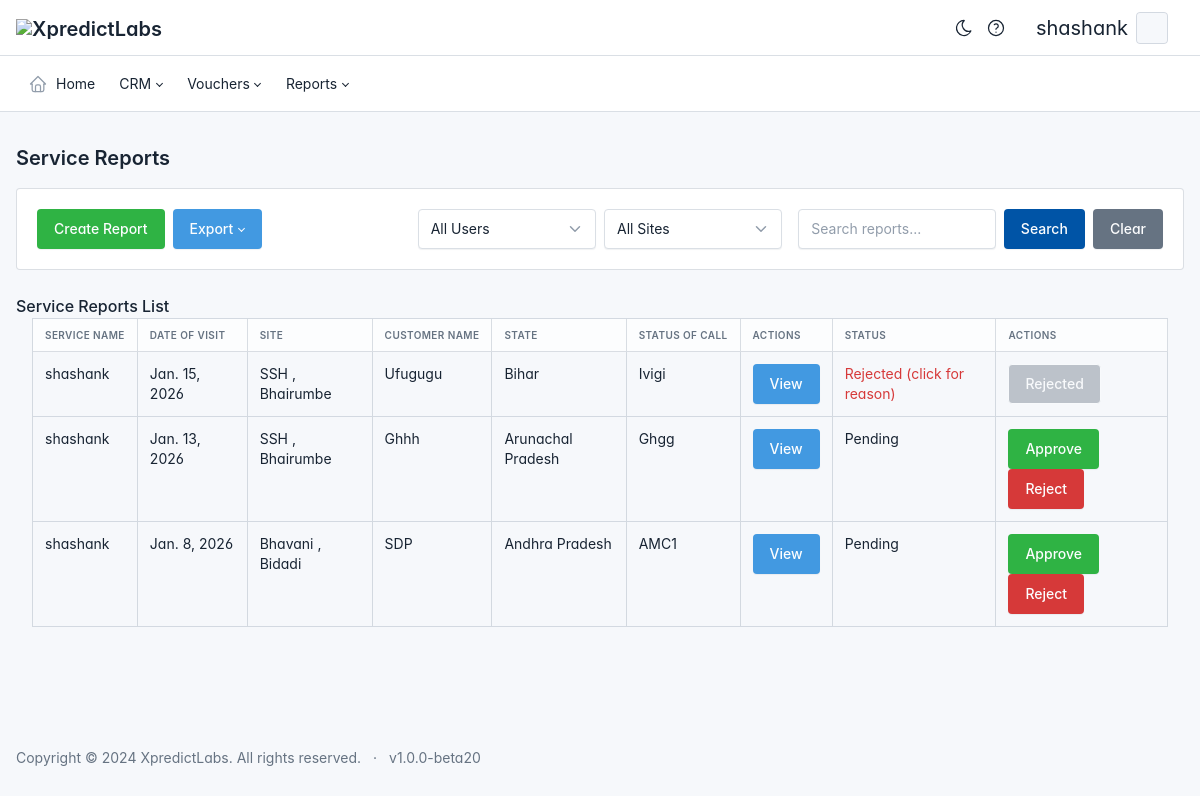
Page /servicereport/ (signed in) on the committed database.
### app/models.py (models this page shows, shortened)
class UserProfile(models.Model):
    user = models.OneToOneField(User, on_delete=models.CASCADE)
    employee_id = models.CharField(max_length=10, unique=True, editable=False)
    zone = models.ForeignKey(Zone, on_delete=models.SET_NULL, null=True, blank=True, default=None)
    groups = models.ManyToManyField(Group, blank=True)
    email = models.EmailField(unique=True)  # Ensure unique email
    contact_number = models.CharField(max_length=15, default="0000000000")
    date_of_birth = models.DateField(default="2000-01-01")
    division = models.ForeignKey(Division, on_delete=models.SET_NULL, null=True, blank=True, default=None)
    target= models.ForeignKey(Target, on_delete=models.SET_NULL, null=True, blank=True)
    profile_picture = models.ImageField(upload_to="profile_pics/", default="profile_pics/default.jpg")

class CoreModule(models.Model):
    name = models.CharField(max_length=100, unique=True)  # Module name (e.g., "CRM")
    description = models.TextField(blank=True, null=True)  # Optional description
    is_active = models.BooleanField(default=True)  # Globally enable or disable this module
    slug = models.SlugField(unique=True, blank=True, null=True)  # Slug field for URL

### apage/models.py (models this page shows, shortened)
class ServiceReport(models.Model):
    service_name = models.CharField(max_length=255)
    date_of_visit = models.DateField(validators=[no_future_dates], null=True, blank=True)
    zone = models.ForeignKey(Zone, on_delete=models.SET_NULL, null=True, blank=True, related_name='service_reports')
    site = models.ForeignKey(Site, on_delete=models.SET_NULL, null=True, blank=True, related_name='service_reports')
    phone_no = models.CharField(max_length=15, null=True, blank=True)
    reason_of_visit = models.CharField(max_length=255, null=True, blank=True)
    in_time = models.TimeField(null=True, blank=True)
    out_time = models.TimeField(null=True, blank=True)
    other_remarks = models.TextField(blank=True, null=True, help_text="Store all other remarks concatenated.")
    spares_details = models.TextField(blank=True, null=True, help_text="Concatenated spares details")
    service_person_signature = models.TextField(blank=True, null=True, help_text="Base64-encoded signature of the service person.")
    service_person_name = models.CharField(max_length=255, blank=True, null=True, help_text="Name of the service person.")
    client_signature = models.TextField(blank=True, null=True, help_text="Base64-encoded signature of the client.")
    client_name = models.CharField(max_length=255, blank=True, null=True, help_text="Name of the client.")
    created_by = models.ForeignKey(User,on_delete=models.SET_NULL,null=True,blank=True)
    created_date = models.DateField(default=timezone.now)
    customer_name = models.CharField(max_length=255, null=True, blank=True)
    contact_number = models.CharField(max_length=15, null=True, blank=True)
    location = models.CharField(max_length=255, null=True, blank=True)
    state = models.ForeignKey(State, on_delete=models.SET_NULL, null=True)
    date_of_complaint = models.DateField(null=True, blank=True)
    status_of_call = models.CharField(max_length=100, null=True, blank=True)
    electronic_items = models.ManyToManyField(ElectronicItem, through='ElectronicItemStatus')
    electronic_panels = models.ManyToManyField(ElectronicPanel, through='ElectronicPanelStatus')
    chemical_items = models.ManyToManyField(ChemicalItem, through='ChemicalItemStatus')
    pumps = models.ManyToManyField(Pump, through='PumpStatus')
    miscellaneous_items = models.ManyToManyField(MiscellaneousItem, through='MiscellaneousItemStatus')
    wastewater_parameters = models.ManyToManyField(WastewaterParameter, through='WastewaterParameterStatus')
    client_signed = models.BooleanField(default=False)  # ✅ NEW
    client_remark = models.TextField(blank=True, null=True, help_text="Remarks given by the client while signing.")
    is_draft = models.BooleanField(default=False)
    STATUS_CHOICES = [
        ('pending', 'Pending'),
        ('approved', 'Approved'),
        ('rejected', 'Rejected'),
    ]
    rejection_reason = models.TextField(blank=True, null=True)
    status = models.CharField(
        max_length=20,
        choices=STATUS_CHOICES,
        default='pending',
    )
    class Meta:
        verbose_name = 'Service Report'
        verbose_name_plural = 'Service Reports'

class Site(models.Model):
    name = models.CharField(max_length=100)
    zone = models.ForeignKey(Zone, on_delete=models.CASCADE , null=True, blank=True)
    def __str__(self):
        return self.name

class State(models.Model):
    name = models.CharField(max_length=255, unique=True)

### apage/views.py (the view, shortened to what this page needs)
# urls.py: path('servicereport/', views.servicereport, name='servicereport'),  # Match to this URL
@login_required
def servicereport(request):
    search_query = request.GET.get('search', '')
    user_filter = request.GET.get('user', '')
    site_filter = request.GET.get('site', '')
    user = request.user
    user_role = user.groups.first().name if user.groups.first() else None
    if user_role == 'Admin':
        service_reports = ServiceReport.objects.all()
    else:
        service_reports = ServiceReport.objects.filter(created_by=user)
    if user_filter and user_role == 'Admin':
        service_reports = service_reports.filter(created_by__id=user_filter)
    if site_filter:
        service_reports = service_reports.filter(site__id=site_filter)
    service_reports = service_reports.order_by('-date_of_visit')
    context = {
        'service_reports': service_reports,
        'search_query': search_query,
        'selected_user': user_filter,
        'selected_site': site_filter,
        'user_role': user_role,
        'users': User.objects.all() if user_role == 'Admin' else [],
        'sites': Site.objects.all(),
    }
    return render(request, 'apage/servicereport_viewing.html', context)

### templates/apage/servicereport_viewing.html (shortened to what this page needs)
{% extends "base.html" %}
{% block content %}
<div class="container-fluid mt-5">
    <h2>Service Reports</h2>
    <div class="row row-cards mb-4">
      <div class="col-12">
        <div class="card">
          <div class="card-body">
            <form action="{% url 'servicereport' %}" method="GET" class="row g-3 align-items-center">
              <div class="col-lg-4 col-md-12 d-flex align-items-center gap-2">
                <a href="{% url 'service_report_new' %}" class="btn btn-success">
                  Create Report
                </a>
                <div class="dropdown">
                  <button class="btn btn-info dropdown-toggle" type="button" data-bs-toggle="dropdown">
                    Export
                  </button>
                </div>
              </div>
              <div class="col-lg-4 col-md-12 d-flex gap-2">
                {% if user_role == 'Admin' %}
                <select name="user" class="form-select">
                  <option value="">All Users</option>
                </select>
                {% endif %}
                <select name="site" class="form-select">
                  <option value="">All Sites</option>
                </select>
              </div>
              <div class="col-lg-4 col-md-12 d-flex">
                <input type="text"
                       name="search"
                       class="form-control me-2"
                       value="{{ search_query }}"
                       placeholder="Search reports...">
                <button type="submit" class="btn btn-primary me-2">
                  Search
                </button>
                <a href="{% url 'servicereport' %}" class="btn btn-secondary">
                  Clear
                </a>
              </div>
            </form>
          </div>
        </div>
      </div>
    </div>
    <div class="page-body">
        <div class="row row-cards">
            <div class="col-md-12">
                    <div class="card-header">
                        <h4 class="card-title">Service Reports List</h4>
                    </div>
                    <div class="container-fluid table-responsive">
                        <table class="table table-bordered">
                            <thead>
                                <tr>
                                    <th>Service Name</th>
                                    <th>Date of Visit</th>
                                    <th>Site</th>
                                    <th>Customer Name</th>
                                    <th>State</th>
                                    <th>Status of Call</th>
                                    <th>Actions</th>
                                    <th>Status</th>
                                    {% if user_role == 'Admin' %}
                                    <th>Actions</th>
                                    {% endif %}
                                </tr>
                            </thead>
                            <tbody>
                                {% for report in service_reports %}
                                <tr>
                                    <td>{{ report.service_name }}</td>
                                    <td>{{ report.date_of_visit }}</td>
                                    <td>{{ report.site }}</td>
                                    <td>{{ report.customer_name }}</td>
                                    <td>{{ report.state.name }}</td>
                                    <td>{{ report.status_of_call }}</td>
                                    <td>
                                        <a href="{% url 'view_service_report' report.id %}"
                                        class="btn btn-info">View</a>
                                    </td>
                                    <td>
                                        {% if report.status == 'rejected' %}
                                          <span class="text-danger" style="cursor: pointer;" data-bs-toggle="collapse" data-bs-target="#reason-{{ report.id }}">
                                             Rejected (click for reason)
                                          </span>
                                        {% else %}
                                          {{ report.get_status_display }}
                                        {% endif %}
                                      </td>
                                    {% if user_role == 'Admin' %}
                                        <td>
                                            {% if report.status == 'pending' %}
                                            <a href="{% url 'update_service_report_status' report.pk 'approve' %}"
                                            class="btn btn-success"
                                            onclick="return confirm('Are you sure you want to approve this service report?');">
                                            Approve
                                         </a>
                                                <button type="button" class="btn btn-danger" onclick="openRejectModal({{ report.pk }})">Reject</button>
                                            {% else %}
                                            <button class="btn btn-secondary" disabled>{{ report.get_status_display }}</button>
                                            {% endif %}
                                        </td>
                                    {% endif %}
                                </tr>
                                {% empty %}
                                <tr>
                                    <td colspan="6">No service reports found.</td>
                                </tr>
                                {% endfor %}
                            </tbody>
                        </table>
                    </div>
            </div>
        </div>
    </div>
</div>
</div>
{% endblock content %}

### templates/base.html (shortened to what this page needs)
<!doctype html>
{% load static %}
<html lang="en">
<head>
	{% load static %}
	<link href="{% static 'css/tabler.min.css' %}" rel="stylesheet" />
	<link href="{% static 'css/tabler-flags.min.css' %}" rel="stylesheet" />
	<link href="{% static 'css/tabler-payments.min.css' %}" rel="stylesheet" />
	<link href="{% static 'css/tabler-vendors.min.css' %}" rel="stylesheet" />
	<link href="{% static 'css/extra.css' %}" rel="stylesheet" />
	<link href="{% static 'css/demo.min.css' %}" rel="stylesheet" />
	<link rel="stylesheet" href="https://cdn.datatables.net/2.1.8/css/dataTables.dataTables.css" />
	<link href="https://cdnjs.cloudflare.com/ajax/libs/select2/4.0.13/css/select2.min.css" rel="stylesheet" />
</head>
<body>
	<div class="page">
		<header class="navbar navbar-expand-md d-print-none">
			<div class="container-fluid">
				<h1 class="navbar-brand navbar-brand-autodark d-none-navbar-horizontal pe-0 pe-md-3">
					<a href="{% url 'home' %}">
						<img src="{% static 'xlogo.png' %}" width="110" height="32" alt="XpredictLabs"
							class="navbar-brand-image">
					</a>
				</h1>
				<div class="navbar-nav flex-row order-md-last">
					<div class=" d-flex">
						<a href="?theme=dark" class="nav-link px-0 hide-theme-dark" title="Enable dark mode"
							data-bs-toggle="tooltip" data-bs-placement="bottom">
						</a>
						<div class="nav-item dropdown d-flex me-3">
							<a href="#" class="nav-link px-0" data-bs-toggle="dropdown" aria-expanded="false" title="Help & Manuals">
							</a>
						</div>
						<div class="nav-item dropdown d-flex me-3">
							{% if user.is_authenticated %}
							<div class="nav-item dropdown ">
								<a href="#" class="nav-link d-flex lh-1 text-reset p-0" data-bs-toggle="dropdown"
									aria-label="Open user menu">
									<div class=" d-sm-block ps-2 me-2">
											<div class="fs-2">{{ user.username }} </div>
									</div>
									<span class="avatar avatar-sm"
      										style="background-image: url('{{ user.userprofile.profile_picture.url }}')">
									</span>
								</a>
							</div>
							{% else %}
							<div class="nav-item">
								<a class="nav-link text-white" href="{% url 'login' %}">Login</a>
							</div>
							{% endif %}
						</div>
					</div>
				</div>
			</div>
		</header>
		<header class="navbar-expand-md">
			<div class="collapse navbar-collapse" id="navbar-menu">
				<div class="navbar">
					<div class="container-fluid">
						<ul class="navbar-nav">
							<li class="nav-item">
								<a class="nav-link" href="{% url 'home' %}">
									<span class="nav-link-icon d-md-none d-lg-inline-block">
									</span>
									<span class="nav-link-title">
										Home
									</span>
								</a>
							</li>
									{% for module, visible_submodules in modules_with_submodules.items %}
									<li class="nav-item dropdown">
										<a class="nav-link dropdown-toggle" href="#" id="dropdown-{{ module.id }}"
											role="button" data-bs-toggle="dropdown" aria-haspopup="true"
											aria-expanded="false">
											{{ module.name }}
										</a>
									</li>
									{% endfor %}
						</ul>
					</div>
				</div>
			</div>
		</header>
		<div class="page-wrapper">
			{% block content %}{% endblock content %}
			<footer class="footer footer-transparent d-print-none">
				<div class="container-fluid">
					<div class="row text-center align-items-center flex-row">
						<div class="col-12 col-lg-auto mt-3 mt-lg-0">
							<ul class="list-inline list-inline-dots mb-0">
								<li class="list-inline-item">
									Copyright &copy; 2024
									<a href="https://xpredictlabs.com/" class="link-secondary"> XpredictLabs</a>.
									All rights reserved.
								</li>
								<li class="list-inline-item">
									v1.0.0-beta20
								</li>
							</ul>
						</div>
					</div>
				</div>
			</footer>
		</div>
    <link href="https://cdn.jsdelivr.net/npm/select2@4.0.13/dist/css/select2.min.css" rel="stylesheet">
</body>
</html>

### rows in the picture
CoreModule: name "CRM"
CoreModule: name "Vouchers"
CoreModule: name "Reports"
ServiceReport: service_name "shashank", date_of_visit "Jan. 15, 2026", site "SSH , Bhairumbe", customer_name "Ufugugu", state.name "Bihar", status_of_call "Ivigi", status "Rejected"
ServiceReport: service_name "shashank", date_of_visit "Jan. 13, 2026", site "SSH , Bhairumbe", customer_name "Ghhh", state.name "Arunachal Pradesh", status_of_call "Ghgg", status "Pending"
ServiceReport: service_name "shashank", date_of_visit "Jan. 8, 2026", site "Bhavani , Bidadi", customer_name "SDP", state.name "Andhra Pradesh", status_of_call "AMC1", status "Pending"

### other values in the picture
{{ user.username }} "shashank"
